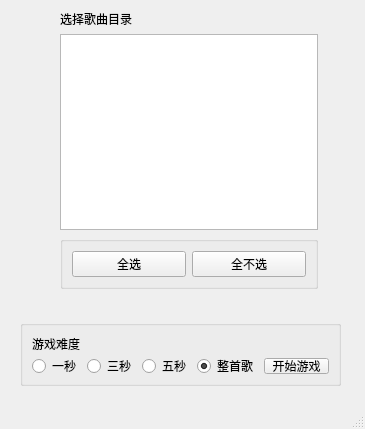
<?xml version="1.0" encoding="UTF-8"?>
<ui version="4.0">
 <class>MainWindow</class>
 <widget class="QMainWindow" name="MainWindow">
  <property name="geometry">
   <rect>
    <x>0</x>
    <y>0</y>
    <width>365</width>
    <height>429</height>
   </rect>
  </property>
  <property name="windowTitle">
   <string>MainWindow</string>
  </property>
  <widget class="QWidget" name="centralwidget">
   <widget class="QGroupBox" name="groupBox">
    <property name="geometry">
     <rect>
      <x>20</x>
      <y>320</y>
      <width>321</width>
      <height>66</height>
     </rect>
    </property>
    <property name="title">
     <string/>
    </property>
    <layout class="QVBoxLayout" name="verticalLayout_2">
     <item>
      <widget class="QLabel" name="label_2">
       <property name="text">
        <string>游戏难度</string>
       </property>
      </widget>
     </item>
     <item>
      <layout class="QHBoxLayout" name="horizontalLayout">
       <item>
        <widget class="QRadioButton" name="oneSecondRadioButton">
         <property name="text">
          <string>一秒</string>
         </property>
        </widget>
       </item>
       <item>
        <widget class="QRadioButton" name="threeSecondsRadioButton">
         <property name="text">
          <string>三秒</string>
         </property>
        </widget>
       </item>
       <item>
        <widget class="QRadioButton" name="fiveSecondsRadioButton">
         <property name="text">
          <string>五秒</string>
         </property>
        </widget>
       </item>
       <item>
        <widget class="QRadioButton" name="fullSongRadioButton">
         <property name="text">
          <string>整首歌</string>
         </property>
         <property name="checked">
          <bool>true</bool>
         </property>
        </widget>
       </item>
       <item>
        <widget class="QPushButton" name="startButton">
         <property name="text">
          <string>开始游戏</string>
         </property>
        </widget>
       </item>
      </layout>
     </item>
    </layout>
   </widget>
   <widget class="QWidget" name="layoutWidget">
    <property name="geometry">
     <rect>
      <x>60</x>
      <y>10</y>
      <width>258</width>
      <height>279</height>
     </rect>
    </property>
    <layout class="QVBoxLayout" name="verticalLayout_3">
     <item>
      <widget class="QLabel" name="label">
       <property name="text">
        <string>选择歌曲目录</string>
       </property>
      </widget>
     </item>
     <item>
      <widget class="QListWidget" name="folderListWidget"/>
     </item>
     <item>
      <widget class="QGroupBox" name="groupBox_3">
       <property name="title">
        <string/>
       </property>
       <layout class="QHBoxLayout" name="horizontalLayout_2">
        <item>
         <widget class="QPushButton" name="selectAllButton">
          <property name="text">
           <string>全选</string>
          </property>
         </widget>
        </item>
        <item>
         <widget class="QPushButton" name="deselectAllButton">
          <property name="text">
           <string>全不选</string>
          </property>
         </widget>
        </item>
       </layout>
      </widget>
     </item>
    </layout>
   </widget>
  </widget>
  <widget class="QMenuBar" name="menubar">
   <property name="geometry">
    <rect>
     <x>0</x>
     <y>0</y>
     <width>365</width>
     <height>21</height>
    </rect>
   </property>
  </widget>
  <widget class="QStatusBar" name="statusbar"/>
 </widget>
 <resources/>
 <connections/>
</ui>
